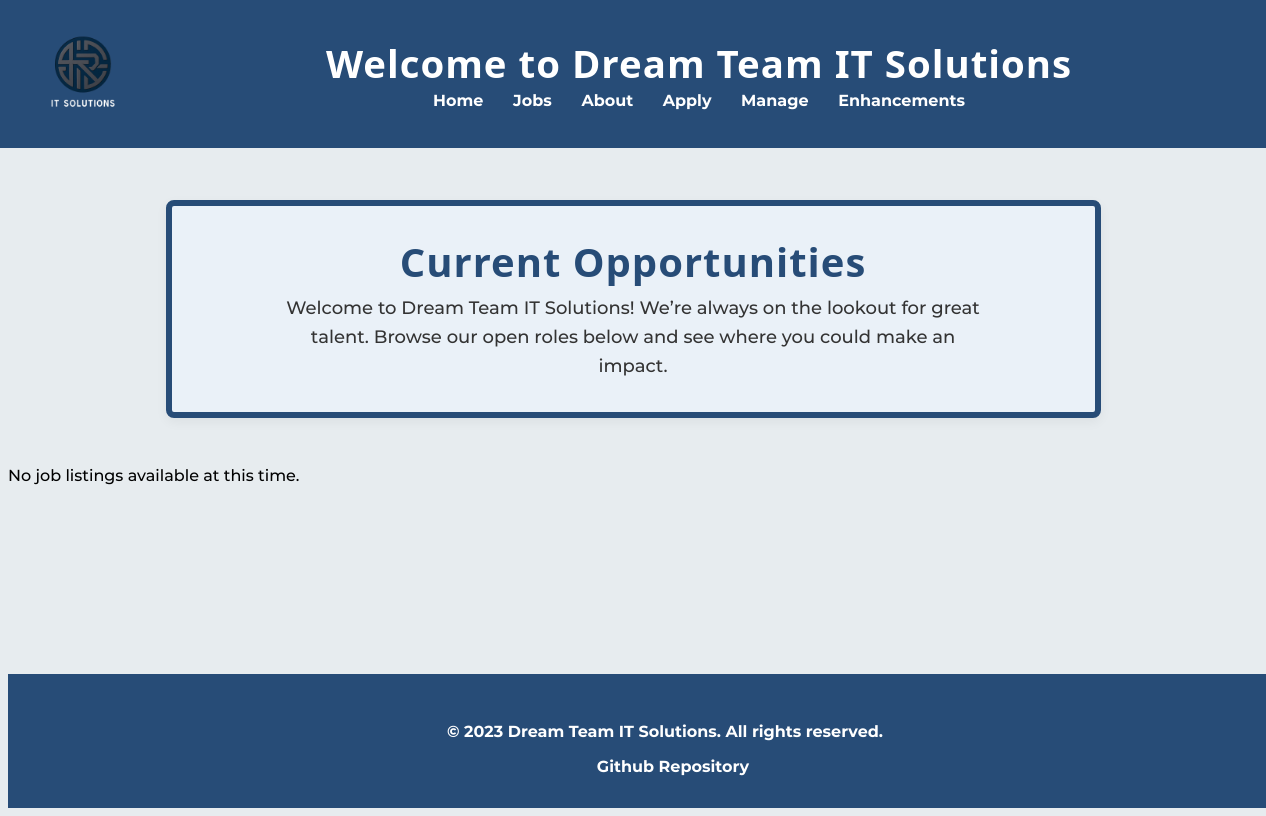
Before: /jobs.php with the older database file.
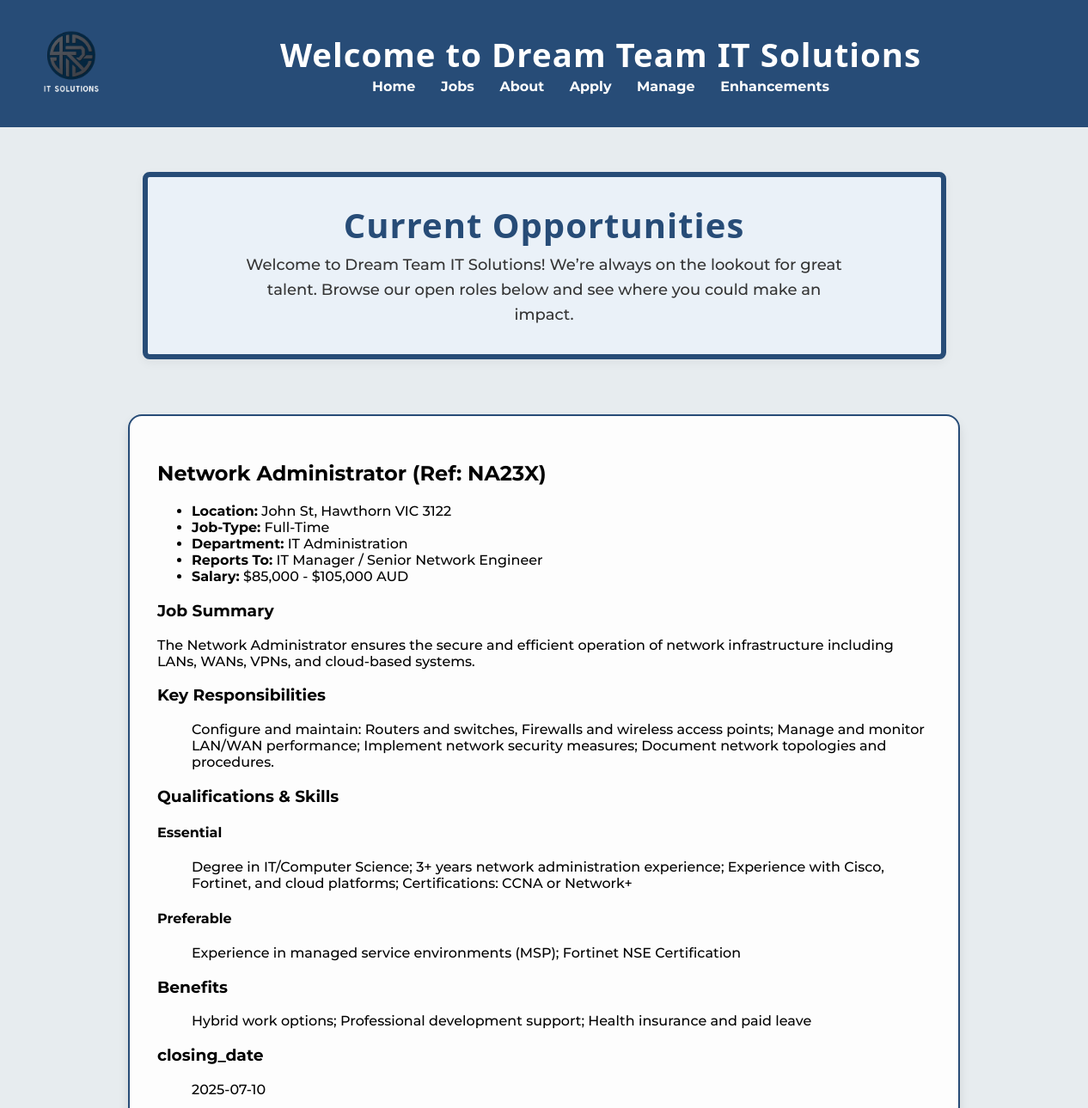
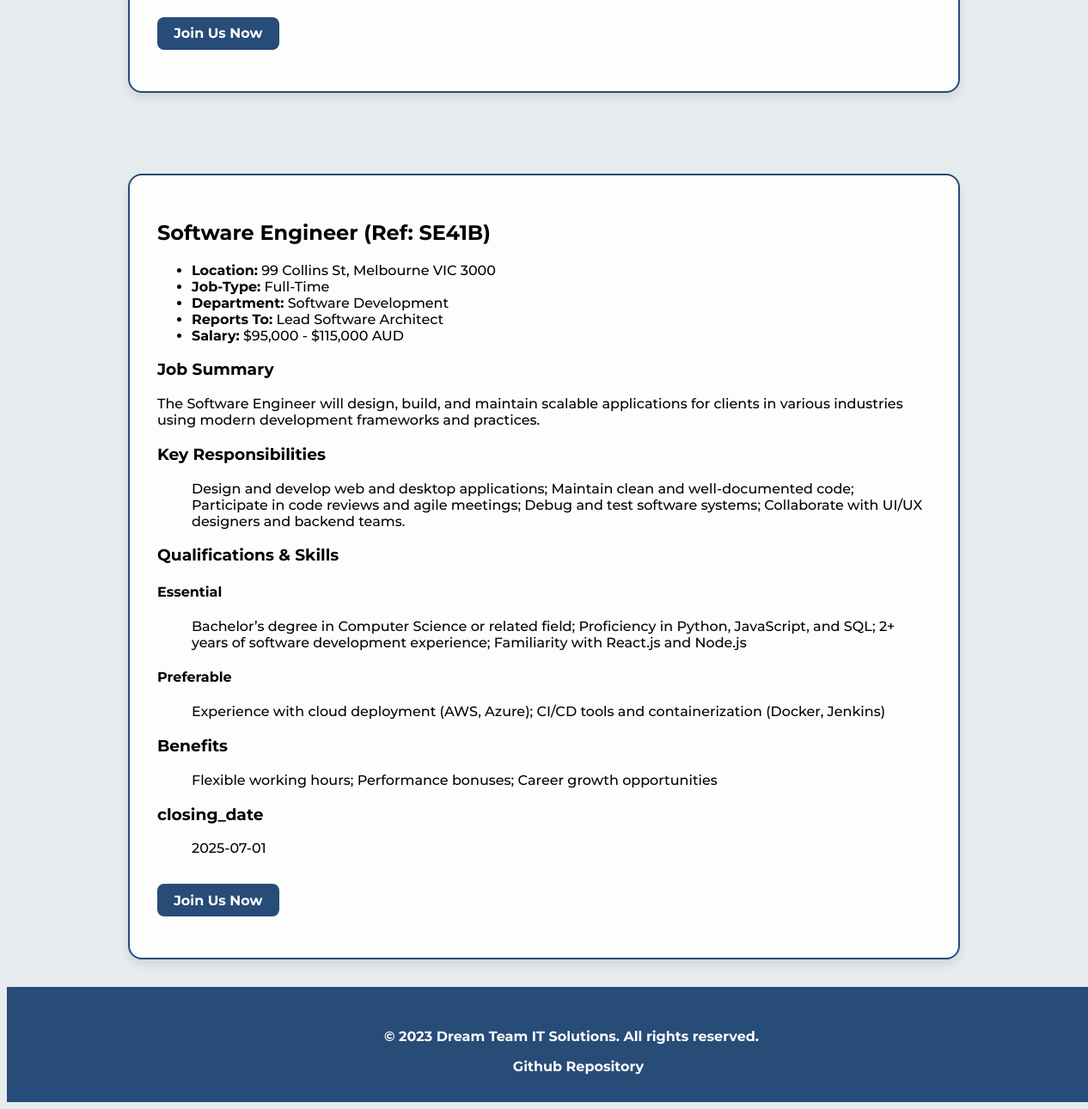
After: the same page with the newer database file (2 pictures, top to bottom).
### tables this page shows
CREATE TABLE IF NOT EXISTS `jobs` (
    `job_ref`                    VARCHAR(10)   NOT NULL PRIMARY KEY,
    `title`                      VARCHAR(100)  NOT NULL,
    `location`                   VARCHAR(100)  NOT NULL,
    `job_type`                   VARCHAR(50)   NOT NULL,
    `department`                 VARCHAR(100)  NOT NULL,
    `reports_to`                 VARCHAR(100)  NOT NULL,
    `salary`                     VARCHAR(50)   NOT NULL,
    `summary`                    TEXT          NOT NULL,
    `responsibilities`           TEXT          NOT NULL,
    `qualifications`   TEXT          NOT NULL,
    `preferences`  TEXT          NOT NULL,
    `benefits`                   TEXT          NOT NULL,
    `closing_date`               DATE          NOT NULL
);

### jobs.php (the view, shortened to what this page needs)
<?php
require_once "settings.php";
$conn = @mysqli_connect($host, $user, $pwd, $sql_db);
include 'header.inc';
?>
<!DOCTYPE html>
<html lang="en">
<head>
    <link rel="stylesheet" href="styles/responsive.css">
    <link rel="stylesheet" href="styles/styles.css">
    <link rel="stylesheet" href="styles/jobs.css">
</head>
<body>
<main>
    <section class="jobs-intro">
        <h1>Current Opportunities</h1>
        <p>Welcome to Dream Team IT Solutions! We’re always on the lookout for great talent. Browse our open roles below and see where you could make an impact.</p>
    </section>
    <div class="jobs-container">
    <?php
    $sql = "SELECT * FROM jobs ORDER BY job_ref";
    $result = mysqli_query($conn, $sql);
    if (mysqli_num_rows($result) > 0) {
        while ($job = mysqli_fetch_assoc($result)) {
            echo '<section class="job-section">';
            echo "<h2>" . htmlspecialchars($job['title']) . " (Ref: " . htmlspecialchars($job['job_ref']) . ")</h2>";
            echo "<ul>
                    <li><strong>Location:</strong> " . htmlspecialchars($job['location']) . "</li>
                    <li><strong>Job-Type:</strong> " . htmlspecialchars($job['job_type']) . "</li>
                    <li><strong>Department:</strong> " . htmlspecialchars($job['department']) . "</li>
                    <li><strong>Reports To:</strong> " . htmlspecialchars($job['reports_to']) . "</li>
                    <li><strong>Salary:</strong> " . htmlspecialchars($job['salary']) . "</li>
                </ul>";
            echo "<h3>Job Summary</h3><p>" . htmlspecialchars($job['summary']) . "</p>";
            echo "<h3>Key Responsibilities</h3><ul>" . htmlspecialchars($job['responsibilities']) . "</ul>";
            echo "<h3>Qualifications & Skills</h3><h4>Essential</h4><ul>" . htmlspecialchars($job['qualifications']) . "</ul>";
            echo "<h4>Preferable</h4><ul>" . htmlspecialchars($job['preferences']) . "</ul>";
            echo "<h3>Benefits</h3><ul>" . htmlspecialchars($job['benefits']) . "</ul>";
            echo "<h3>closing_date</h3><ul>" . htmlspecialchars($job['closing_date']) . "</ul>";
            echo '<aside><p><a href="apply.php">Join Us Now</a></p></aside>';
            echo '</section>';
        }
    } else {
        echo "<p>No job listings available at this time.</p>";
    }
    ?>
    </div>
</main>
<?php include 'footer.inc'; ?>
</body>
</html>

### header.inc
<header>
    <div class="header_top">
        <div class="header_logo">
                <img src="../project2/styles/images/logo_transparent.png" alt="Company Logo">
        </div>
        <div class="header_center">
            <div class="header_heading">
                <h1>Welcome to Dream Team IT Solutions</h1>
            </div>
            <?php include("nav.inc"); ?>
        </div>
    </div>
</header>

### nav.inc
<div class="header_navbar">
    <nav>
            <a href = "index.php">Home</a>
            <a href = "jobs.php">Jobs</a>
            <a href = "about.php">About</a>
            <a href="apply.php">Apply</a>
            <a href="manage.php">Manage</a>
            <a href="enhancements.php">Enhancements</a>
    </nav>
</div>

### footer.inc
<footer>
    <p class="footer_id">&copy; 2023 Dream Team IT Solutions. All rights reserved.</p>
    <a href="https://github.com/Remy-Amor/dream_team_COS10026_project">Github Repository</a>
</footer>

### styles/styles.css (style rules this page uses)
body { font-family: Montserrat, sans-serif; background-color: #E7ECEF; }
header { background-color: #274C77; color: white; padding: 1.5em 0; position: fixed; top: 0; left: 0; width: 100%; z-index: 1000; max-height: 150px; overflow: hidden; }
.header_top { display: flex; justify-content: space-between; align-items: center; max-width: 1200px; margin: 0 auto; padding: 0 2em; gap: 2em; }
.header_heading h1 { font-size: 2.4em; font-weight: bold; margin: 0; color: white; }
.header_heading { text-align: center; flex-grow: 1; margin: 0; }
.header_center { flex: 1; text-align: center; }
.header_logo img { width: 100px; height: auto; max-height: 100%; overflow-y: auto; flex-wrap: nowrap; display: flex; }
.header_navbar { display: flex; justify-content: center; padding: 2 2em; flex-wrap: wrap; }
.header_navbar a { color: white; text-decoration: none; font-weight: bold; transition: color 0.3s ease; margin: 0 1vw; }
main { padding-top: 10em; }
footer { background-color: #274C77; color: white; padding: 2em; text-align: center; font-weight: bold; width: 100%; }
footer a { color: white; text-decoration: none; margin-left: 1em; }
body { display: flex; flex-direction: column; min-height: 100vh; }
main { flex-grow: 1; }
.jobs-container { display: flex; gap: 30px; align-items: flex-start; justify-content: space-between; flex-wrap: wrap; }
h1 { font-size: 3em; font-family: 'Segoe UI', Tahoma, Geneva, Verdana, sans-serif; color: #274C77; text-align: center; margin-top: 1em; letter-spacing: 1px; font-weight: bold; }

### styles/jobs.css (style rules this page uses)
.job-section { background-color: #fdfdfd; border: 2px solid #274C77; border-radius: 16px; padding: 2em; margin: 2em auto; max-width: 900px; box-shadow: 0 6px 12px rgba(0, 0, 0, 0.1); transition: transform 0.3s ease; }
.job-section a { display: inline-block; margin-top: 1em; background-color: #274C77; color: white; padding: 0.6em 1.2em; border-radius: 8px; text-decoration: none; font-weight: bold; transition: background-color 0.3s ease; }
.jobs-intro { background-color: #EAF1F8; border: 6px solid #274C77; border-radius: 8px; padding: 2rem 1.5rem; margin: 2rem auto; max-width: 70%; text-align: center; box-shadow: 0 4px 12px rgba(0, 0, 0, 0.05); }
.jobs-intro h1 { margin: 0 0 0.5rem; font-size: 2.5rem; color: #274C77; line-height: 1.2; }
.jobs-intro p { margin: 0 auto; font-size: 1.125rem; color: #333; line-height: 1.6; max-width: 700px; }

Changed rows visible on the page:
added jobs: title "Network Administrator", job_ref "NA23X", location "John St, Hawthorn VIC 3122", job_type "Full-Time", department "IT Administration", reports_to "IT Manager / Senior Network Engineer", salary "$85,000 - $105,000 AUD", summary "The Network Administrator ensures the secure and efficient operation of network infrastructure including LANs, WANs, VPNs, and cloud-based systems.", responsibilities "Configure and maintain: Routers and switches, Firewalls and wireless access points; Manage and monitor LAN/WAN performance; Implement network security measures; Document network topologies and procedures.", qualifications "Degree in IT/Computer Science; 3+ years network administration experience; Experience with Cisco, Fortinet, and cloud platforms; Certifications: CCNA or Network+", preferences "Experience in managed service environments (MSP); Fortinet NSE Certification", benefits "Hybrid work options; Professional development support; Health insurance and paid leave", closing_date "2025-07-10"
added jobs: title "Software Engineer", job_ref "SE41B", location "99 Collins St, Melbourne VIC 3000", job_type "Full-Time", department "Software Development", reports_to "Lead Software Architect", salary "$95,000 - $115,000 AUD", summary "The Software Engineer will design, build, and maintain scalable applications for clients in various industries using modern development frameworks and practices.", responsibilities "Design and develop web and desktop applications; Maintain clean and well-documented code; Participate in code reviews and agile meetings; Debug and test software systems; Collaborate with UI/UX designers and backend teams.", qualifications "Bachelor’s degree in Computer Science or related field; Proficiency in Python, JavaScript, and SQL; 2+ years of software development experience; Familiarity with React.js and Node.js", preferences "Experience with cloud deployment (AWS, Azure); CI/CD tools and containerization (Docker, Jenkins)", benefits "Flexible working hours; Performance bonuses; Career growth opportunities", closing_date "2025-07-01"
Other visible differences:
text no longer shown: "No job listings available at this time."
